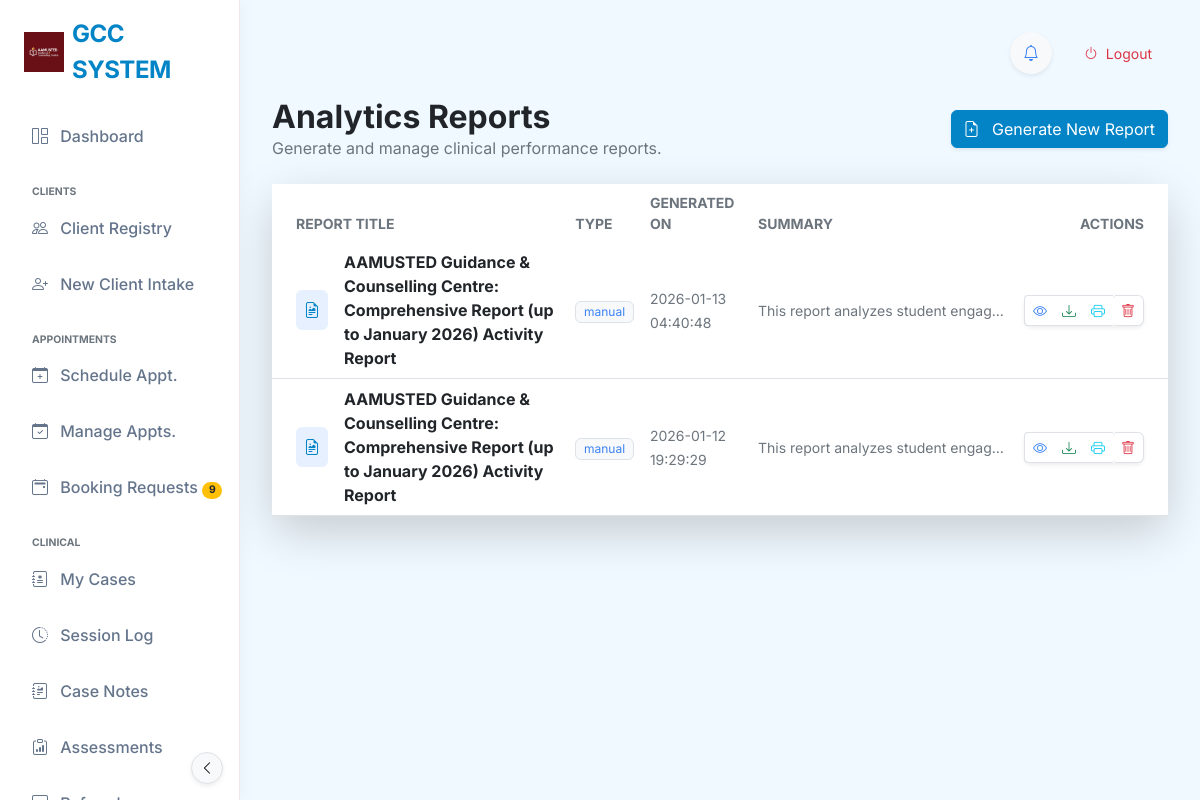
The app's page /reports (signed in), older data.
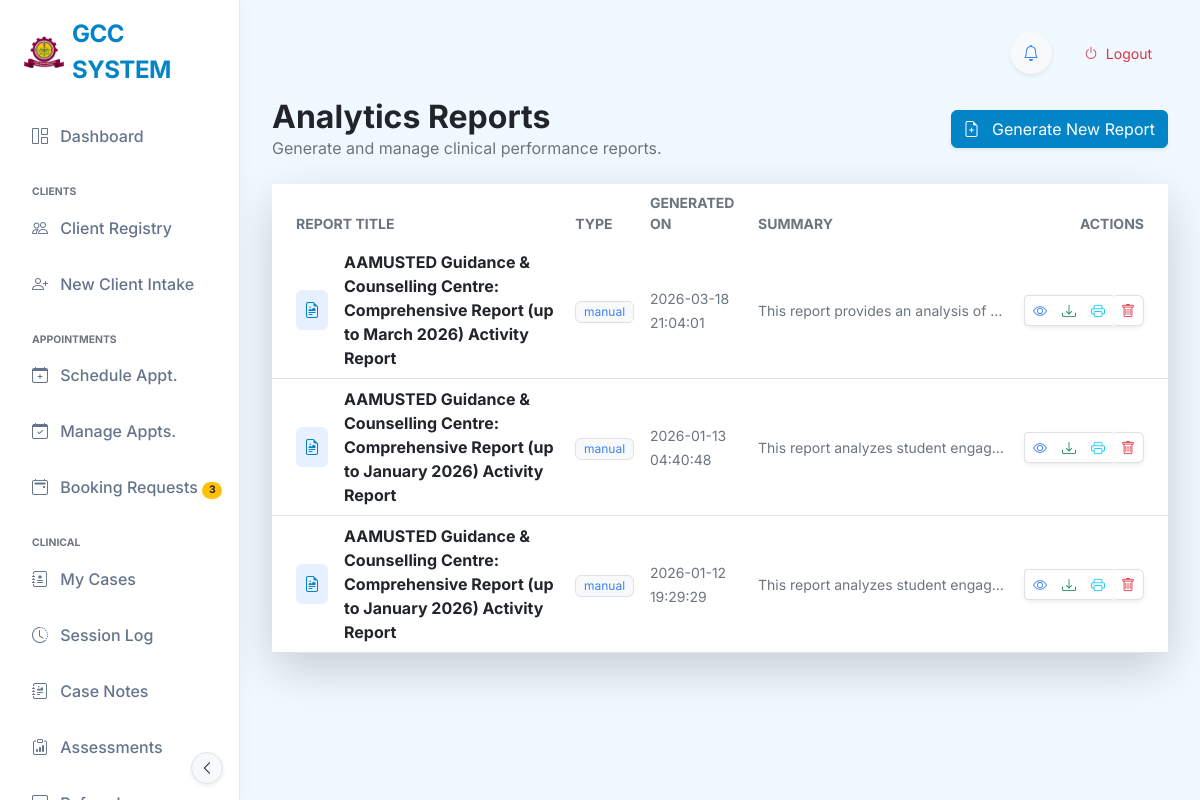
The same page, newer data.
### tables this page shows
CREATE TABLE app_settings (
            id INTEGER PRIMARY KEY AUTOINCREMENT,
            setting_name TEXT NOT NULL UNIQUE,
            setting_value TEXT
        , updated_at TIMESTAMP, global_id TEXT, last_synced_at TEXT, is_deleted BOOLEAN DEFAULT 0);

CREATE TABLE reports (
            id INTEGER PRIMARY KEY AUTOINCREMENT,
            title TEXT,
            date_generated TIMESTAMP DEFAULT CURRENT_TIMESTAMP,
            report_type TEXT,
            file_path TEXT,
            summary TEXT
        );

### app.py (the view)
@app.route('/reports')
@login_required
def reports_list():
    try:
        ensure_database_initialized()
        conn = get_db_connection()
        if conn is None:
            flash('Database connection failed. Please restart the application.', 'error')
            return redirect(url_for('dashboard'))
        reports = []
        try:
            reports = conn.execute('''
                SELECT id, title, date_generated, report_type, summary, file_path
                FROM reports
                ORDER BY date_generated DESC
            ''').fetchall()
        except Exception as e:
            print(f"[REPORTS] Error getting reports: {e}")
            reports = []
        finally:
            try:
                conn.close()
            except Exception:
                pass
        return render_template('reports.html', reports=reports)
    except Exception as e:
        print(f"[REPORTS] Unexpected error: {e}")
        import traceback
        traceback.print_exc()
        flash('Error loading reports. Please try again.', 'error')
        return redirect(url_for('dashboard'))

### app.py (called while the page is built, shortened)
def ensure_database_initialized():
    global _db_initialization_lock, _db_initialized
    if _db_initialized:
        return

@app.context_processor
def inject_now():
    ctx = {'now': datetime.utcnow()}
    try:
        from flask import session as _s
        if _s.get('logged_in'):
            _conn = get_db_connection()
            count = _conn.execute(
                """SELECT COUNT(*) FROM BookingRequest
                   WHERE status = 'Pending'"""
            ).fetchone()[0]
            _conn.close()
            ctx['latest_booking_count'] = count
    except Exception:
        ctx['latest_booking_count'] = 0
    return ctx

def login_required(f):
    @wraps(f)
    def decorated_function(*args, **kwargs):
        if 'logged_in' not in session:
            return redirect(url_for('welcome'))
        return f(*args, **kwargs)
    return decorated_function

@app.context_processor
def inject_node_info():
    return dict(node_config=node_config.load_config())

### templates/reports.html (shortened to what the changed rows need)
{% extends "base_modern.html" %}
{% block content %}
<div class="row align-items-center mb-4">
    <div class="col-md-6">
        <h2 class="fw-bold mb-0 text-dark">Analytics Reports</h2>
    </div>
</div>
<div class="card card-glass border-0 shadow-lg">
    <div class="card-body p-0">
        {% if reports %}
        <div class="table-responsive">
            <table class="table table-hover align-middle mb-0" style="min-height: 300px;">
                <thead class="bg-light">
                    <tr>
                        <th class="ps-4 text-uppercase small fw-bold text-muted border-0">Report Title</th>
                        <th class="text-uppercase small fw-bold text-muted border-0">Type</th>
                        <th class="text-uppercase small fw-bold text-muted border-0">Generated On</th>
                        <th class="text-uppercase small fw-bold text-muted border-0">Summary</th>
                        <th class="text-end pe-4 text-uppercase small fw-bold text-muted border-0">Actions</th>
                    </tr>
                </thead>
                <tbody class="border-top-0">
                    {% for report in reports %}
                    <tr>
                        <td class="ps-4">
                            <div class="d-flex align-items-center">
                                <div class="bg-primary bg-opacity-10 p-2 rounded text-primary me-3">
                                    <i class="bi bi-file-earmark-richtext"></i>
                                </div>
                                <span class="fw-bold text-dark">{{ report['title'] or 'Untitled Report' }}</span>
                            </div>
                        </td>
                        <td>
                            <span class="badge bg-light text-secondary border fw-normal">{{ report['report_type'] or
                                'N/A' }}</span>
                        </td>
                        <td>
                            <span class="text-muted small">{{ report['date_generated'] }}</span>
                        </td>
                        <td>
                            <p class="mb-0 small text-muted text-truncate" style="max-width: 250px;">
                                {{ report['summary'] or 'No summary available' }}
                            </p>
                        </td>
                        <td class="text-end pe-4">
                            <div class="btn-group shadow-sm rounded-3" role="group">
                                <a href="{{ url_for('view_report', report_id=report['id']) }}"
                                    class="btn btn-sm btn-white border border-end-0 text-secondary" title="View">
                                    <i class="bi bi-eye"></i>
                                </a>
                                {% if report['file_path'] %}
                                <a href="{{ url_for('download_report_file', report_id=report['id']) }}"
                                    class="btn btn-sm btn-white border border-start-0 border-end-0 text-success"
                                    title="Download">
                                    <i class="bi bi-download"></i>
                                </a>
                                {% endif %}
                                <a href="{{ url_for('print_report', report_id=report['id']) }}" target="_blank"
                                    class="btn btn-sm btn-white border border-start-0 border-end-0 text-info"
                                    title="Print">
                                    <i class="bi bi-printer"></i>
                                </a>
                                <form action="{{ url_for('delete_report', report_id=report['id']) }}" method="POST"
                                    style="display:inline;">
                                    <button type="submit"
                                        class="btn btn-sm btn-white border border-start-0 text-danger rounded-end"
                                        title="Delete"
                                        onclick="return confirm('Are you sure you want to delete this report?');">
                                        <i class="bi bi-trash"></i>
                                    </button>
                                </form>
                            </div>
                        </td>
                    </tr>
                    {% endfor %}
                </tbody>
            </table>
        </div>
        {% endif %}
    </div>
</div>
{% endblock %}

### templates/base_modern.html (shortened to what the changed rows need)
<!DOCTYPE html>
<html lang="en">
<head>
    <link href="https://cdn.jsdelivr.net/npm/bootstrap@5.3.0/dist/css/bootstrap.min.css" rel="stylesheet">
    <link rel="stylesheet" href="https://cdn.jsdelivr.net/npm/bootstrap-icons@1.10.0/font/bootstrap-icons.css">
    <link rel="stylesheet" href="{{ url_for('static', filename='css/modern_theme.css') }}?v=2.1">
</head>
<body data-theme="{{ settings.get('active_theme', 'default') }}">
    <nav class="sidebar-glass d-flex flex-column flex-shrink-0 p-3" id="sidebar">
        <div class="mb-4">
            <a href="/" class="d-flex align-items-center link-dark text-decoration-none logo-container ps-2">
                {% if settings.logo_url %}
                <img src="{{ settings.logo_url }}" class="me-2"
                    style="max-height: 40px; max-width: 40px; object-fit: contain;">
                {% else %}
                <div class="bg-gradient p-2 rounded-3 me-2" style="background: maroon; color: white;">
                    <i class="bi bi-heart-pulse-fill fs-4"></i>
                </div>
                {% endif %}
                <span class="fs-4 fw-bold sidebar-header-text" style="letter-spacing: -0.02em; color: var(--brand-primary);">{{ settings.get('system_name', 'USTED SYSTEM') }}</span>
            </a>
        </div>
        <ul class="nav nav-pills flex-column mb-auto">
            {% if session.get('role') in ['Secretary', 'Admin', 'Counsellor', 'Counselor'] %}
            <li>
                <a href="/admin/bookings"
                    class="nav-link {% if 'bookings' in request.endpoint %}active{% endif %}" title="Booking Requests"
                    data-bs-toggle="tooltip" data-bs-placement="right">
                    <i class="bi bi-calendar2-event me-2"></i>
                    <span>Booking Requests</span>
                    {% if latest_booking_count and latest_booking_count > 0 %}
                    <span class="badge rounded-pill bg-warning text-dark ms-auto" style="font-size:0.65rem;">{{ latest_booking_count }}</span>
                    {% endif %}
                </a>
            </li>
            {% endif %}
        </ul>
                    {% set role_labels = {'Secretary': 'Desk Administrator', 'Admin': 'System Administrator', 'Counsellor': 'Counsellor', 'Counselor': 'Counsellor'} %}
                    {% set display_name = session.get('full_name', 'User') %}
                    {% if display_name.strip().lower() in ['secretary', 'admin', 'counsellor', 'counselor'] %}
                        {% set display_name = role_labels.get(session.get('role'), display_name) %}
                    {% endif %}
    </nav>
    <main class="main-content">
        {% block content %}{% endblock %}
    </main>
</body>
</html>

Row changes from the older to the newer data that the page shows:
changed app_settings (number 1 of 2 on the later page): logo_url: a different picture
added reports: title "AAMUSTED Guidance & Counselling Centre: Comprehensive Report (up to March 2026) Activity Report", report_type "manual", date_generated "2026-03-18 21:04:01", summary "This report provides an analysis of…"
Text that changed along with them:
{{ latest_booking_count }}: "9" → "3"
